Frame 1 (no input): blank canvas, image omitted
Frame 60 (no input): blank canvas, image omitted
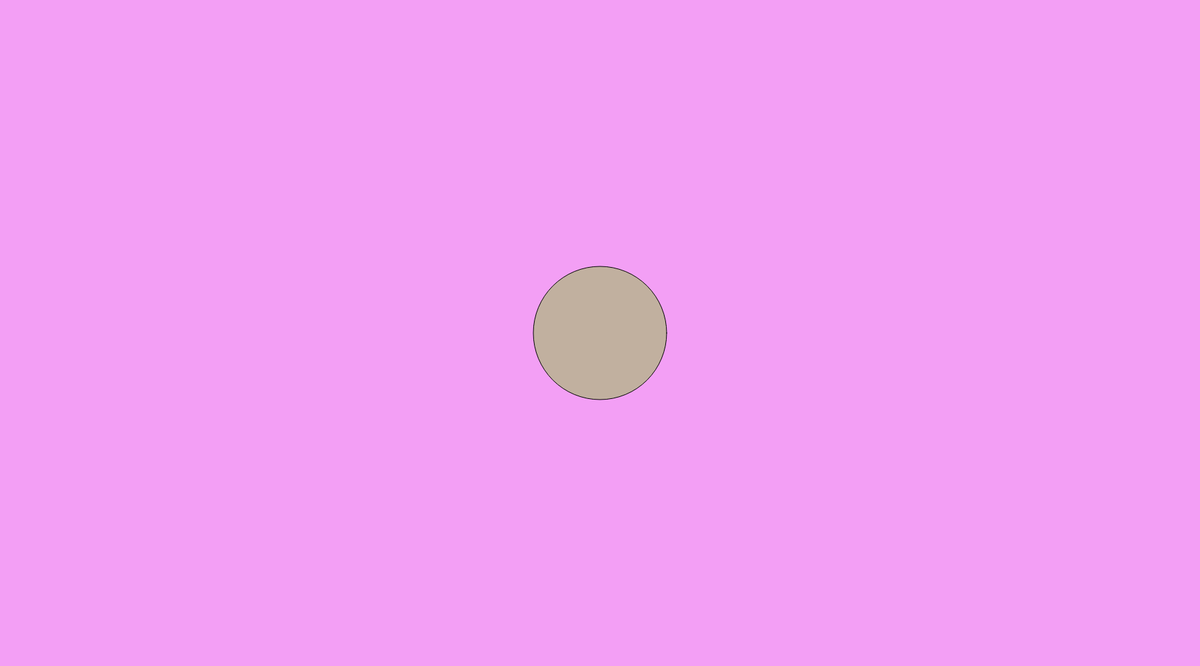
Frame 120 (the mouse pressed at the canvas centre since frame 60)

The p5.js sketch whose frames 1 and 60 were blank and that drew this single picture after the mouse press (run headless with seeded random() and noise() and a simulated clock; from frame 60 on, the mouse is pressed at the canvas centre):

// p5.js sketch
// ── sketch.js
/*
Date 11-10-2021

In this tutorial, you will learn about variables and a bit about animations
*/

function setup() //* This function will only execute once
{
  createCanvas(1800, 1000);
}

function draw() //* This function will continue to execute till program dies/end
{
  background("#f39ff5");
  ellipseMode(CENTER);
  fill(mouseY/5, 206, 0,mouseX/10);
  ellipse(mouseX,mouseY, 200, 200);
}
